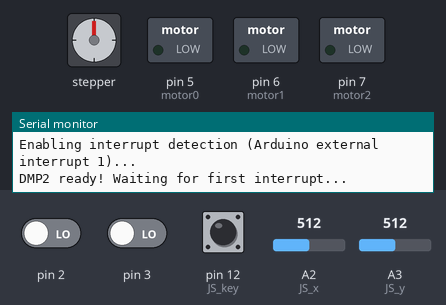
Bench run of a sketch on a simulated Arduino Uno, built with avr-gcc and run on an emulated ATmega328P. On the bench: stepper motor, switched loads named in the sketch (green lamp = pin HIGH), the last lines printed to the serial monitor. The test bench sets the inputs (shaded band); at power-on: A2 (JS_x) = 512, A3 (JS_y) = 512, pin 2 LOW, pin 3 LOW, pin 12 (JS_key) HIGH. The sensor or clock chip raises its interrupt line as the real part does; stepper angles assume 4096 steps per turn.

Above: at 2.2 s.
2.3 s: A2 (JS_x) set to 755
3.8 s: A2 (JS_x) set to 778
At 4.6 s:
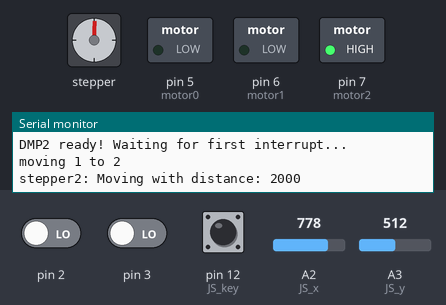
9.8 s: A3 (JS_y) set to 973
At 11.1 s:
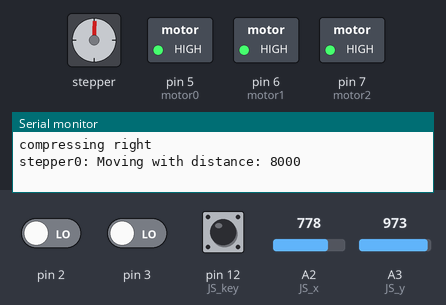
12.8 s: A3 (JS_y) set to 947
15.8 s: A3 (JS_y) set to 1023
At 21.6 s:
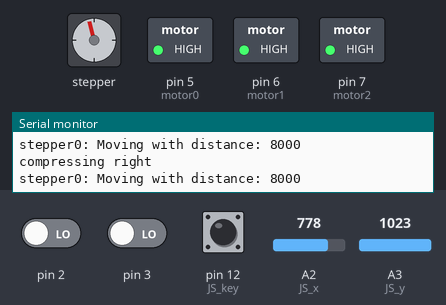
Timing chart, 0 to 40.7 s (numbered marks = the images above; inputs shaded):
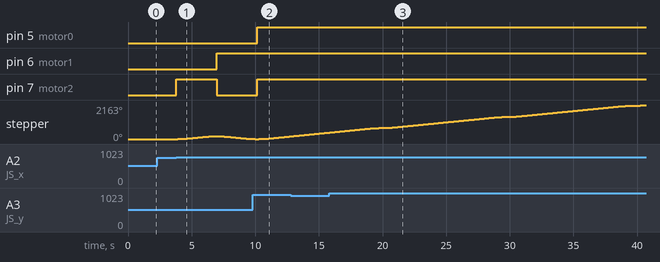

Measured:
- the behaviour switches between 762 and 763 on A2 (JS_x) (found by bisection; images 0 and 1)
- after the input at 2.3 s, every drawn part: stays the same
- after the input at 3.8 s, pin 6 (motor1): LOW → HIGH after 3.2 s; pin 7 (motor2): LOW → HIGH at once, → LOW 3.2 s later; stepper: turns 175° clockwise in 2.9 s, then 170° counter-clockwise in 2.7 s
- after the input at 9.8 s, pin 5 (motor0): LOW → HIGH after 0.35 s; pin 6 (motor1): stays HIGH (without the input it goes to LOW after 0.35 s)
- after the input at 15.8 s, pin 5 (motor0): stays HIGH (without the input it goes to LOW after 4.1 s)

The sketch:

flipping_robot2.ino
```cpp
/// Flipping Robot
/// This is for the EMAE 488 course project

/*The MIT License (MIT)

Copyright (c) 2016 Zhiang Chen

Permission is hereby granted, free of charge, to any person obtaining a copy
of this software and associated documentation files (the "Software"), to deal
in the Software without restriction, including without limitation the rights
to use, copy, modify, merge, publish, distribute, sublicense, and/or sell
copies of the Software, and to permit persons to whom the Software is
furnished to do so, subject to the following conditions:

The above copyright notice and this permission notice shall be included in all
copies or substantial portions of the Software.

THE SOFTWARE IS PROVIDED "AS IS", WITHOUT WARRANTY OF ANY KIND, EXPRESS OR
IMPLIED, INCLUDING BUT NOT LIMITED TO THE WARRANTIES OF MERCHANTABILITY,
FITNESS FOR A PARTICULAR PURPOSE AND NONINFRINGEMENT. IN NO EVENT SHALL THE
AUTHORS OR COPYRIGHT HOLDERS BE LIABLE FOR ANY CLAIM, DAMAGES OR OTHER
LIABILITY, WHETHER IN AN ACTION OF CONTRACT, TORT OR OTHERWISE, ARISING FROM,
OUT OF OR IN CONNECTION WITH THE SOFTWARE OR THE USE OR OTHER DEALINGS IN THE
SOFTWARE.*/
//========================
//=== joystick
//========================
#define JS_x A2
#define JS_y A3
#define JS_key 12
//========================
//=== infrared receivers
//========================
#define IR_r1 A0
#define IR_r2 A1
//========================
//=== motor
//========================
#include <AccelStepper.h>
#define HALFSTEP 8
#define motorPin5  8     // Blue   - 28BYJ48 pin 1
#define motorPin6  9     // Pink   - 28BYJ48 pin 2
#define motorPin7  10    // Yellow - 28BYJ48 pin 3
#define motorPin8  11    // Orange - 28BYJ48 pin 4
AccelStepper stepper(HALFSTEP, motorPin5, motorPin7, motorPin6, motorPin8);
#define motor0 5
#define motor1 6
#define motor2 7
#define ON LOW
#define OFF HIGH
//========================
//=== gyroscopes
//========================
#include "I2Cdev.h"
#include "MPU6050_6Axis_MotionApps20.h"
#if I2CDEV_IMPLEMENTATION == I2CDEV_ARDUINO_WIRE
    #include "Wire.h"
#endif
MPU6050 accelgyroIC1(0x68); // AD0 = low
MPU6050 accelgyroIC2(0x69); // AD0 = high
#define OUTPUT_READABLE_YAWPITCHROLL
bool dmpReady1 = false;  // set true if DMP init was successful
bool dmpReady2 = false;
uint8_t mpuIntStatus1;   // holds actual interrupt status byte from MPU
uint8_t mpuIntStatus2;
uint8_t devStatus1;      // return status after each device operation (0 = success, !0 = error)
uint8_t devStatus2;
uint16_t packetSize1;    // expected DMP packet size (default is 42 bytes)
uint16_t packetSize2;
uint16_t fifoCount1;     // count of all bytes currently in FIFO
uint16_t fifoCount2;
uint8_t fifoBuffer1[64]; // FIFO storage buffer
uint8_t fifoBuffer2[64];
Quaternion q;           // [w, x, y, z]         quaternion container
VectorInt16 aa;         // [x, y, z]            accel sensor measurements
VectorInt16 aaReal;     // [x, y, z]            gravity-free accel sensor measurements
VectorInt16 aaWorld;    // [x, y, z]            world-frame accel sensor measurements
VectorFloat gravity;    // [x, y, z]            gravity vector
float euler[3];         // [psi, theta, phi]    Euler angle container
float ypr[3];           // [yaw, pitch, roll]
//========================
//=== gyroscopes interrupt
//========================
volatile bool mpuInterrupt1 = false;     // indicates whether MPU1 interrupt pin has gone high
void dmpDataReady1() { mpuInterrupt1 = true;}
volatile bool mpuInterrupt2 = false;     // indicates whether MPU2 interrupt pin has gone high
void dmpDataReady2() {mpuInterrupt2 = true;}

// ================================================================
// ===                      INITIAL SETUP                       ===
// ================================================================
void setup() {
//========================
//=== serial
//========================
  Serial.begin(38400);

//========================
//=== gyroscopes
//========================
  Serial.println("Initializing I2C devices...");
  // join I2C bus (I2Cdev library doesn't do this automatically)
  #if I2CDEV_IMPLEMENTATION == I2CDEV_ARDUINO_WIRE
      Wire.begin();
      TWBR = 24; // 400kHz I2C clock (200kHz if CPU is 8MHz)
  #elif I2CDEV_IMPLEMENTATION == I2CDEV_BUILTIN_FASTWIRE
      Fastwire::setup(400, true);
  #endif
  while (!Serial); // wait for Serial connection
  //accelgyro.initialize();
  accelgyroIC1.initialize();
  accelgyroIC2.initialize();
  // verify connection
  Serial.println("Testing device connections...");
  Serial.println(accelgyroIC1.testConnection() ? "MPU6050 #1 connection successful" : "MPU6050 connection failed");
  Serial.println(accelgyroIC2.testConnection() ? "MPU6050 #2 connection successful" : "MPU6050 connection failed");
  // load and configure the DMP
  Serial.println(F("Initializing DMP..."));
  devStatus1 = accelgyroIC1.dmpInitialize();
  devStatus2 = accelgyroIC2.dmpInitialize();
  // supply your own gyro offsets here, scaled for min sensitivity
  accelgyroIC1.setXGyroOffset(220);
  accelgyroIC1.setYGyroOffset(76);
  accelgyroIC1.setZGyroOffset(-85);
  accelgyroIC1.setZAccelOffset(1788); // 1688 factory default for my test chip
  accelgyroIC2.setXGyroOffset(220);
  accelgyroIC2.setYGyroOffset(76);
  accelgyroIC2.setZGyroOffset(-85);
  accelgyroIC2.setZAccelOffset(1788); // 1688 factory default for my test chip
  if (devStatus1 == 0) {
      // turn on the DMP, now that it's ready
      Serial.println(F("Enabling DMP1..."));
      accelgyroIC1.setDMPEnabled(true);

      // enable Arduino interrupt detection
      Serial.println(F("Enabling interrupt detection (Arduino external interrupt 0)..."));
      attachInterrupt(0, dmpDataReady1, RISING);
      mpuIntStatus1 = accelgyroIC1.getIntStatus();

      // set our DMP Ready flag so the main loop() function knows it's okay to use it
      Serial.println(F("DMP1 ready! Waiting for first interrupt..."));
      dmpReady1 = true;

      // get expected DMP packet size for later comparison
      packetSize1 = accelgyroIC1.dmpGetFIFOPacketSize();
  } else {
      // ERROR!
      // 1 = initial memory load failed
      // 2 = DMP configuration updates failed
      // (if it's going to break, usually the code will be 1)
      Serial.print(F("DMP1 Initialization failed (code "));
      Serial.print(devStatus1);
      Serial.println(F(")"));
  }
  if (devStatus2 == 0) {
      // turn on the DMP, now that it's ready
      Serial.println(F("Enabling DMP2..."));
      accelgyroIC2.setDMPEnabled(true);

      // enable Arduino interrupt detection
      Serial.println(F("Enabling interrupt detection (Arduino external interrupt 1)..."));
      attachInterrupt(1, dmpDataReady2, RISING);
      mpuIntStatus2 = accelgyroIC2.getIntStatus();

      // set our DMP Ready flag so the main loop() function knows it's okay to use it
      Serial.println(F("DMP2 ready! Waiting for first interrupt..."));
      dmpReady2 = true;

      // get expected DMP packet size for later comparison
      packetSize2 = accelgyroIC2.dmpGetFIFOPacketSize();
  } else {
      // ERROR!
      // 1 = initial memory load failed
      // 2 = DMP configuration updates failed
      // (if it's going to break, usually the code will be 1)
      Serial.print(F("DMP2 Initialization failed (code "));
      Serial.print(devStatus2);
      Serial.println(F(")"));
  }

//========================
//=== joystick
//========================
  pinMode(JS_key,INPUT_PULLUP);
//========================
//=== infrared receivers
//========================
/*Nothing required to setup IR*/
  //pinMode(IR_r1,HIGH);//pull-up resistor for input
  //pinMode(IR_r2,HIGH);
//========================
//=== motor
//========================
  pinMode(motor0,OUTPUT);
  pinMode(motor1,OUTPUT);
  pinMode(motor2,OUTPUT);
  stepper.setMaxSpeed(1000.0);
  stepper.setAcceleration(1000.0);
}
// ================================================================
// ===             User Functions Reference                     ===
// ================================================================
/* Basic functions */
#define K_GY 100
#define K_IR 5
void move0(long dist);
void move1(long dist);
void move2(long dist);
int readIR1();
int readIR2();
float readGyro1();
float readGyro2();
void readJS(int &x, int &y);
/* Operation functions */
#define Eo 10 // orientation angle tolerance
#define Ed 600
bool adjustOrientation1();
bool liftTo1();
bool compressLF();
bool adjustOrientation2();
bool liftTo2();
bool compressRT();
void one_flipping();
int commandStepper(); // return the command code
// 0: compress left
// 1: compress right
// 2: 2 to 1
// 3: 1 to 2
void moveRobot_w_JS();
// ================================================================
// ===                   Main Loop                              ===
// ================================================================

void loop() {
  int key;
  while(1)
  {
    key = digitalRead(JS_key);
    if (key = LOW)
    {
      one_flipping();
    }
    else
    moveRobot_w_JS();
  }

}

// ================================================================
// ===             User Functions Definition                    ===
// ================================================================
//========================
//=== Operation Functions
//========================
void moveRobot_w_JS()
{
  int command;
  command = commandStepper();
  switch (command)
  {
    case 1:
        Serial.print("\n");
        Serial.print("compressing right");
        Serial.print("\n");
        Serial.print("stepper0: ");
        move0(8000);
        break;
    case 0:
        Serial.print("\n");
        Serial.print("compressing left");
        Serial.print("\n");
        Serial.print("stepper0: ");
        move0(-8000);
        break;
    case 2:
        Serial.print("\n");
        Serial.print("moving 1 to 2");
        Serial.print("\n");
        Serial.print("stepper2: ");
        move1(+2000);
        Serial.print("   stepper1: ");
        move2(-2000);
        break;
    case 3:
        Serial.print("\n");
        Serial.print("moving 2 to 1");
        Serial.print("\n");
        Serial.print("stepper1: ");
        move2(2000);
        Serial.print("   stepper2: ");
        move1(-2000);
        break;
    default:
        break;
  }
}

int commandStepper()
{
  int x,y;
  readJS(x,y);
  if(x<-450)
    if(y>-20 && y<20)
    {
      return 3;
    }
  if(x>250)
    if(y>-20 && y<20)
    {
      return 2;
    }
  if(y<-450)
    if(x>-20 && x<20)
    {
      return 0;
    }
  if(y>450)
    {
      return 1;
    }
  return 10;
}


void one_flipping()
{
  Serial.println("flipping automatively...");
  adjustOrientation1();
  liftTo1();
  compressLF();
  adjustOrientation2();
  liftTo2();
  compressRT();
}

bool adjustOrientation1()
{
  float angle,err;
  long dist;
  do
  {
    angle = readGyro1();
    err = angle - 0; // Note the direction. This might be:
    //err = 0 - angle; // which depends on how to install the gyro
    dist = K_GY*err;
    move0(dist);
  }while(err>Eo);
  return true;
}

bool liftTo1()
{
  long led;
  long dist;
  led = readIR1();
  while(led<Ed)
  {
    dist = led*K_IR;
    move2(-dist); // release wire from motor2
    move1(dist); // tighten wire from motor1
    led = readIR1();
  }
  return true;
}

bool compressLF()
{
  float angle;
  move0(10000);
  do
  {
    move0(1000);
    angle = readGyro1();
  }while(abs(angle)<Eo);
  return true;
}

bool adjustOrientation2()
{
  return true;
}

bool liftTo2()
{
  long led;
  long dist;
  led = readIR2();
  while(led<Ed)
  {
    dist = K_IR*led;
    move1(-dist); // release wire from motor1
    move2(dist); // tighten wire from motor2
    led = readIR2();
  }
  return true;
}

bool compressRT()
{
  float angle;
  move0(-10000);
  do
  {
    move0(-1000);
    angle = readGyro1();
  }while(abs(angle)<Eo);
  return true;
}
//========================
//=== Basic Functions
//========================
void readJS(int &x, int &y)
{

  x = analogRead(JS_x)-512;
  y = analogRead(JS_y)-512;
}

void move0(long dist)
{
  digitalWrite(motor0,HIGH); // HIGH enabled
  digitalWrite(motor1,HIGH); // LOW enabled
  digitalWrite(motor2,HIGH);
  Serial.print("Moving with distance: ");
  Serial.print(dist);
  stepper.move(dist);
  while(stepper.run());
  digitalWrite(motor0,LOW);
}

void move1(long dist)
{
  digitalWrite(motor0,LOW);
  digitalWrite(motor1,LOW);
  digitalWrite(motor2,HIGH);
  Serial.print("Moving with distance: ");
  Serial.print(dist);
  stepper.move(dist);
  while(stepper.run());
  digitalWrite(motor1,HIGH);
}

void move2(long dist)
{
  digitalWrite(motor0,LOW);
  digitalWrite(motor1,HIGH);
  digitalWrite(motor2,LOW);
  Serial.print("Moving with distance: ");
  Serial.print(dist);
  stepper.move(dist);
  while(stepper.run());
  digitalWrite(motor2,HIGH);
}

int readIR1()
{
  int dist1,dist2,err,E;
  E = 15;
  do // naive noise filter
  {
    dist1 = analogRead(IR_r1);
    delay(5);
    dist2 = analogRead(IR_r1);
    err = dist1 - dist2;
  }while(abs(err)>E);
  Serial.print("IR receiver1: ");
  Serial.print(dist1);
  Serial.print("\n");
  return dist1;
}

int readIR2()
{
  int dist1,dist2,err,E;
  E = 15;
  do
  {
    dist1 = analogRead(IR_r2);
    delay(5);
    dist2 = analogRead(IR_r2);
    err = dist1 - dist2;
  }while(abs(err)>E);
  Serial.print("IR receiver2: ");
  Serial.print(dist1);
  Serial.print("\n");
  return dist1;
}

float readGyro1()
{
  // read the pitch (x-axil)
  float pitch1=0,pitch2=0,err=100,E=10;
  // if programming failed, don't try to do anything
  if (!dmpReady1) return -1000;
  do
  {
    pitch2 = pitch1;
    // wait for MPU interrupt or extra packet(s) available
    while (!mpuInterrupt1 && fifoCount1 < packetSize1);
    // reset interrupt flag and get INT_STATUS byte
    mpuInterrupt1 = false;
    mpuIntStatus1 = accelgyroIC1.getIntStatus();
    // get current FIFO count
    fifoCount1 = accelgyroIC1.getFIFOCount();
    // check for overflow (this should never happen unless our code is too inefficient)
    if ((mpuIntStatus1 & 0x10) || fifoCount1 == 1024) {
        // reset so we can continue cleanly
        accelgyroIC1.resetFIFO();
        Serial.println(F("FIFO-1 overflow!"));
    // otherwise, check for DMP data ready interrupt (this should happen frequently)
    } else if (mpuIntStatus1 & 0x02) {
        // wait for correct available data length, should be a VERY short wait
        while (fifoCount1 < packetSize1) fifoCount1 = accelgyroIC1.getFIFOCount();

        // read a packet from FIFO
        accelgyroIC1.getFIFOBytes(fifoBuffer1, packetSize1);

        // track FIFO count here in case there is > 1 packet available
        // (this lets us immediately read more without waiting for an interrupt)
        fifoCount1 -= packetSize1;
        #ifdef OUTPUT_READABLE_YAWPITCHROLL
            // display Euler angles in degrees
            accelgyroIC1.dmpGetQuaternion(&q, fifoBuffer1);
            accelgyroIC1.dmpGetGravity(&gravity, &q);
            accelgyroIC1.dmpGetYawPitchRoll(ypr, &q, &gravity);
            Serial.print("MPU1\t");
            Serial.print("ypr\t");
            Serial.print(ypr[0] * 180/M_PI);
            Serial.print("\t");
            Serial.print(ypr[1] * 180/M_PI);
            Serial.print("\t");
            Serial.println(ypr[2] * 180/M_PI);
            pitch1 = ypr[1] * 180/M_PI;
            err = pitch1 -pitch2;
        #endif
    }
  }while(abs(err)>E);
  return pitch1;
}

float readGyro2()
{
  // read the pitch (x-axil)
  float pitch1=0,pitch2=0,err=100,E=10;
  // if programming failed, don't try to do anything
  if (!dmpReady2) return -1000;
  do
  {
    pitch2 = pitch1;
    // wait for MPU interrupt or extra packet(s) available
    while (!mpuInterrupt2 && fifoCount2 < packetSize2);
    // reset interrupt flag and get INT_STATUS byte
    mpuInterrupt2 = false;
    mpuIntStatus2 = accelgyroIC2.getIntStatus();

    // get current FIFO count
    fifoCount2 = accelgyroIC2.getFIFOCount();
    // check for overflow (this should never happen unless our code is too inefficient)
    if ((mpuIntStatus2 & 0x10) || fifoCount2 == 1024) {
        // reset so we can continue cleanly
        accelgyroIC2.resetFIFO();
        Serial.println(F("FIFO-2 overflow!"));
    // otherwise, check for DMP data ready interrupt (this should happen frequently)
    } else if (mpuIntStatus2 & 0x02) {
        // wait for correct available data length, should be a VERY short wait
        while (fifoCount2 < packetSize2) fifoCount2 = accelgyroIC2.getFIFOCount();
        // read a packet from FIFO
        accelgyroIC2.getFIFOBytes(fifoBuffer2, packetSize2);
        // track FIFO count here in case there is > 1 packet available
        // (this lets us immediately read more without waiting for an interrupt)
        fifoCount2 -= packetSize2;
        #ifdef OUTPUT_READABLE_YAWPITCHROLL
            // display Euler angles in degrees
            accelgyroIC2.dmpGetQuaternion(&q, fifoBuffer2);
            accelgyroIC2.dmpGetGravity(&gravity, &q);
            accelgyroIC2.dmpGetYawPitchRoll(ypr, &q, &gravity);
            Serial.print("MPU2\t");
            Serial.print("ypr\t");
            Serial.print(ypr[0] * 180/M_PI);
            Serial.print("\t");
            Serial.print(ypr[1] * 180/M_PI);
            Serial.print("\t");
            Serial.println(ypr[2] * 180/M_PI);
            pitch1 = ypr[1] * 180/M_PI;
            err = pitch1 -pitch2;
        #endif
    }
  }while(abs(err)>E);
  return pitch1;
}
```
